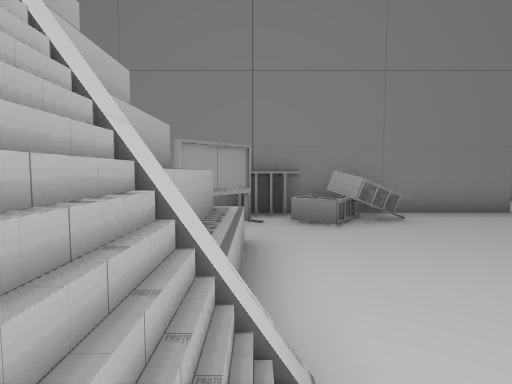
View 1 (above)

24 first-person views from a walk through a Unity game level. The camera is 1.4 m above the floor, tilts 4° down and sees 80° across. The floor is counted in squares, 2 m on a side. Each view is taken from the middle of a square. On the plan, view 1 faces up. The plan holds only what a view shows up to about 10 squares ahead; the rest is blank. The place goes on beyond the plan. Some surface patterns are stand-ins.

View 2
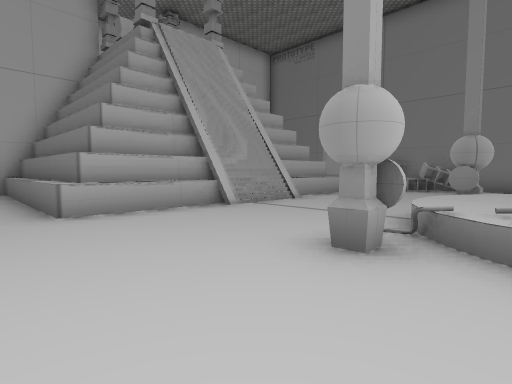

View 3
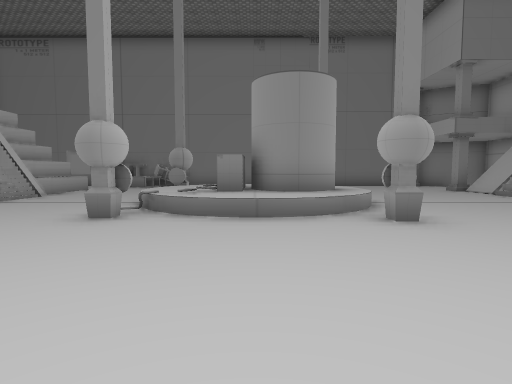

View 4
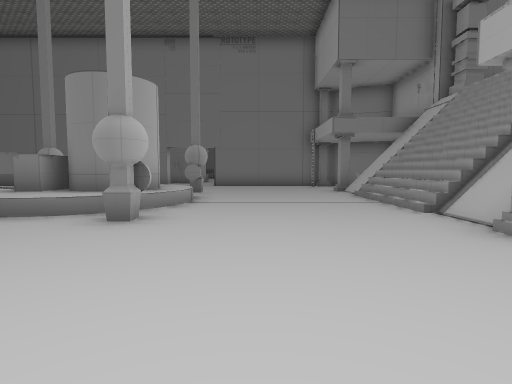

View 5
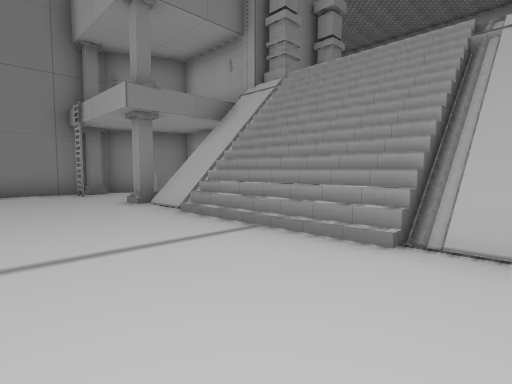

View 6
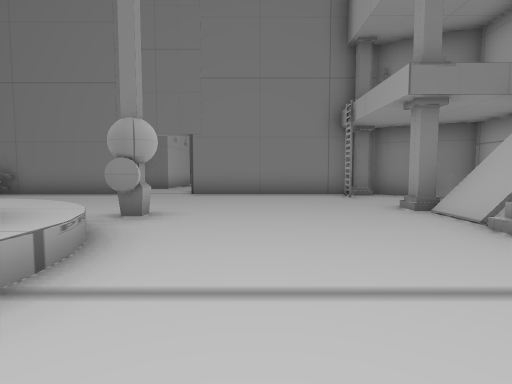

View 7
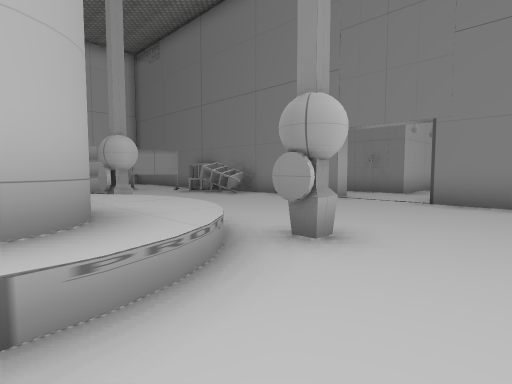

View 8
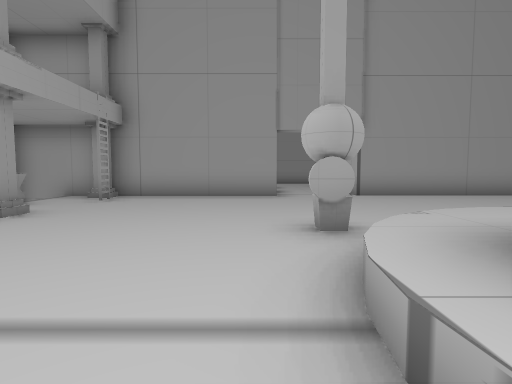

View 9
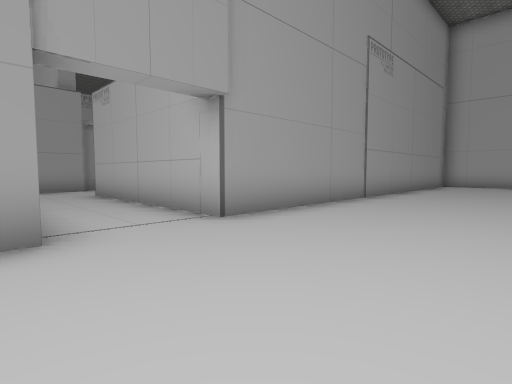

View 10
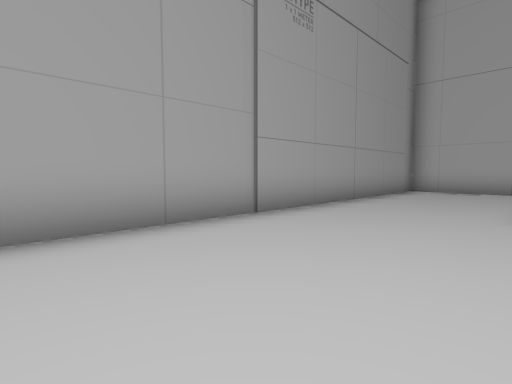

View 11
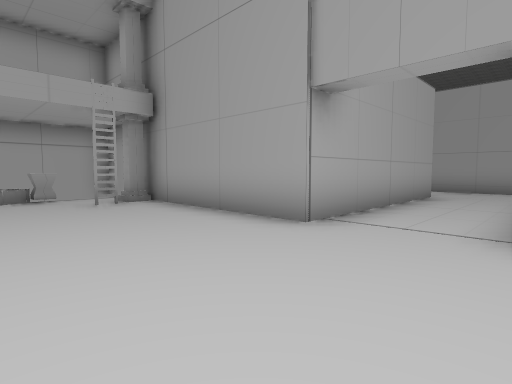

View 12
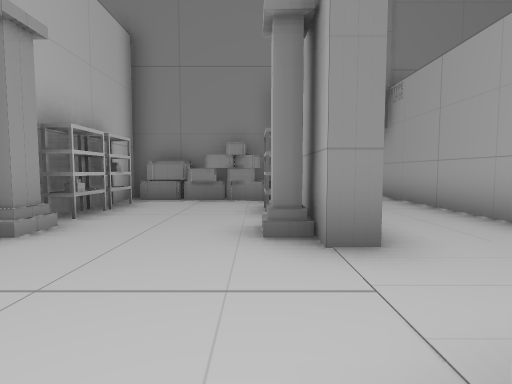

View 13
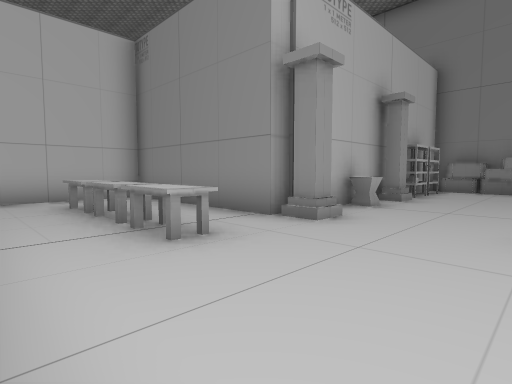

View 14
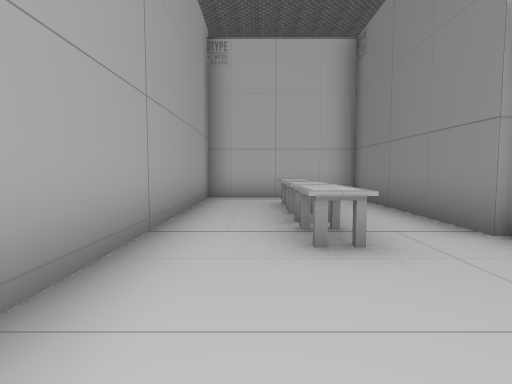

View 15
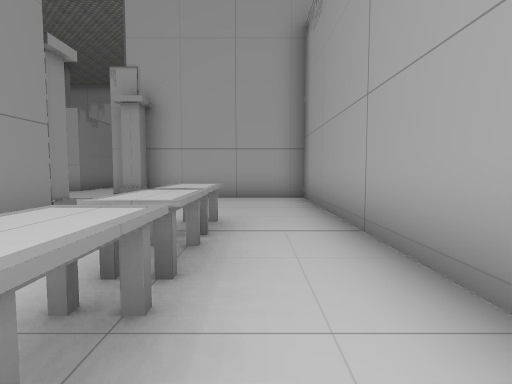

View 16
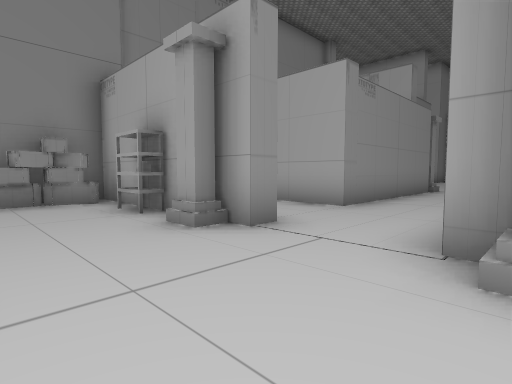

View 17
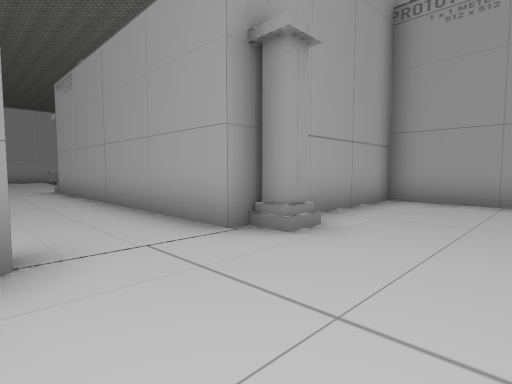

View 18
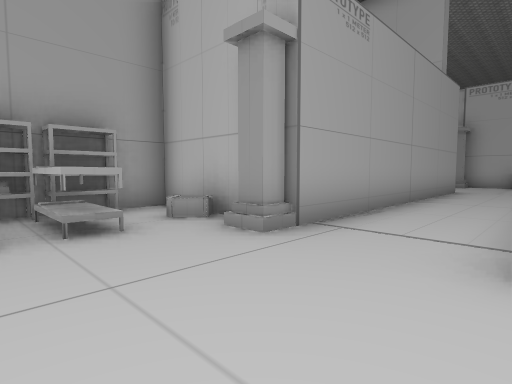

View 19
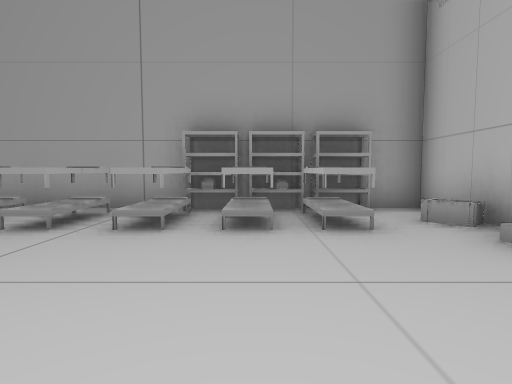

View 20
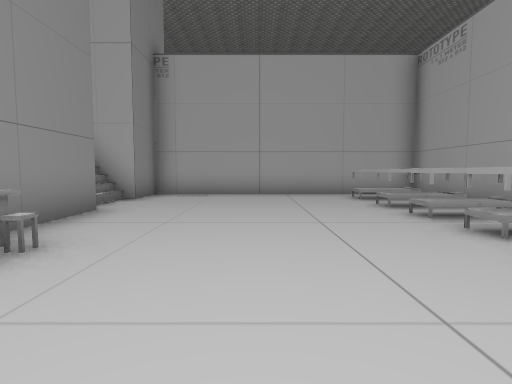

View 21
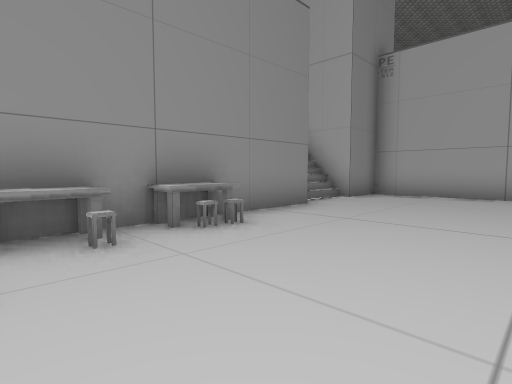

View 22
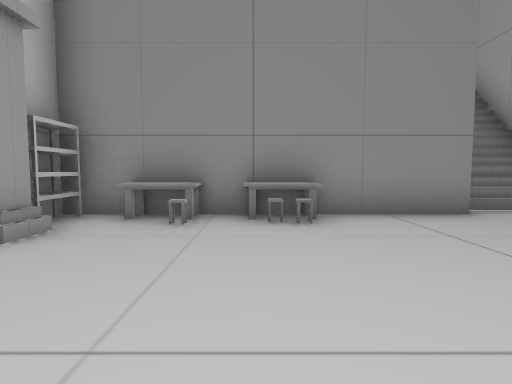

View 23
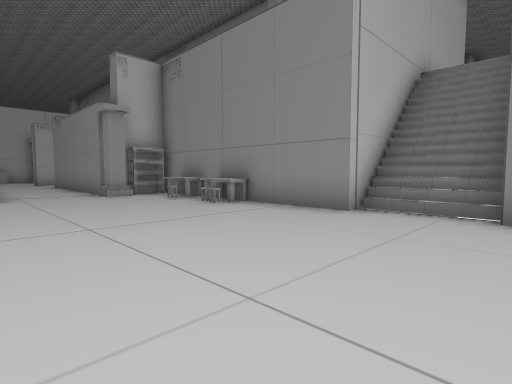

View 24
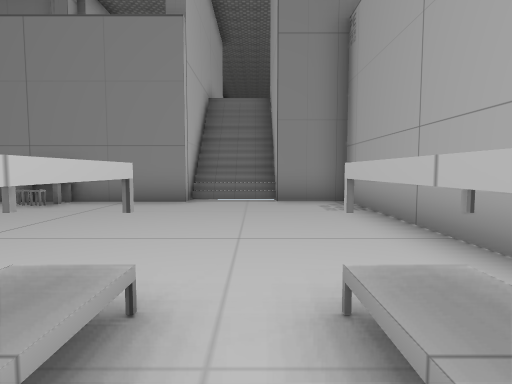

### Floor plan
Key: @ floor where view 1 was taken; # wall or solid block; x gap in a wall; . floor; / step, stairs or slope; = window, fence, low wall or low ledge; ^ raised ledge; v drop or lower ground; O other object.
Columns run from 6 left of view 1 to 24 right of it. Each row starts with its distance up from view 1.
 11             #
 10            ##.
  9            ...
  8             ...
  7      #######...####O##
  6      ##OOO........O..##
  5      #..............^##
  4      #..............  #
  3      #....  ..#....Ox^###
  2     v#....#^^^.....///OOOO
  1    O///...^O^^^....///
  0    ///@...^^# #....///
 -1 O  Ovv#...^O^^^....///
 -2 #vvvv#....OO^^.....///
 -3 #    #........#....///
 -4 #^^^^^.............O
 -5 #...................      #
 -6 #..................O      #
 -7 #..................O#     ##=#
 -8 ########OOO##..####       #//#
 -9         ..OO#..#          #//#
-10         O...#..#          #//#
-11         O...#..#    ##OO###..##
-12         ...O#..#    O.OOO.....#
-13         O..O#..#####O.........#
-14         #.....................#
-15         ......................#
-16    #####O...O#######O.........#
-17    #........##      O.OOO.OO.O#
-18    #.OOOO...#       #.OOO.OO.O#
-19    #........#       ###########
-20    #........#
-21    ##########

Where each view was taken, in squares from view 1:
view 1: 0 up, 0 right, facing up
view 2: 5 down, 5 right, facing up-left
view 3: 7 down, 6 right, facing up
view 4: 7 down, 10 right, facing up
view 5: 3 down, 10 right, facing up-right
view 6: 2 down, 10 right, facing up
view 7: 0 up, 10 right, facing up-left
view 8: 1 up, 9 right, facing down
view 9: 4 down, 9 right, facing down-left
view 10: 4 down, 5 right, facing down-left
view 11: 4 down, 6 right, facing down-right
view 12: 16 down, 5 right, facing up
view 13: 20 down, 5 right, facing up-left
view 14: 19 down, 5 right, facing left
view 15: 19 down, 2 left, facing right
view 16: 16 down, 3 right, facing up-right
view 17: 13 down, 3 right, facing down-right
view 18: 13 down, 17 right, facing down-left
view 19: 13 down, 17 right, facing down
view 20: 14 down, 15 right, facing right
view 21: 15 down, 15 right, facing up-right
view 22: 16 down, 17 right, facing up
view 23: 16 down, 23 right, facing up-left
view 24: 18 down, 22 right, facing up
